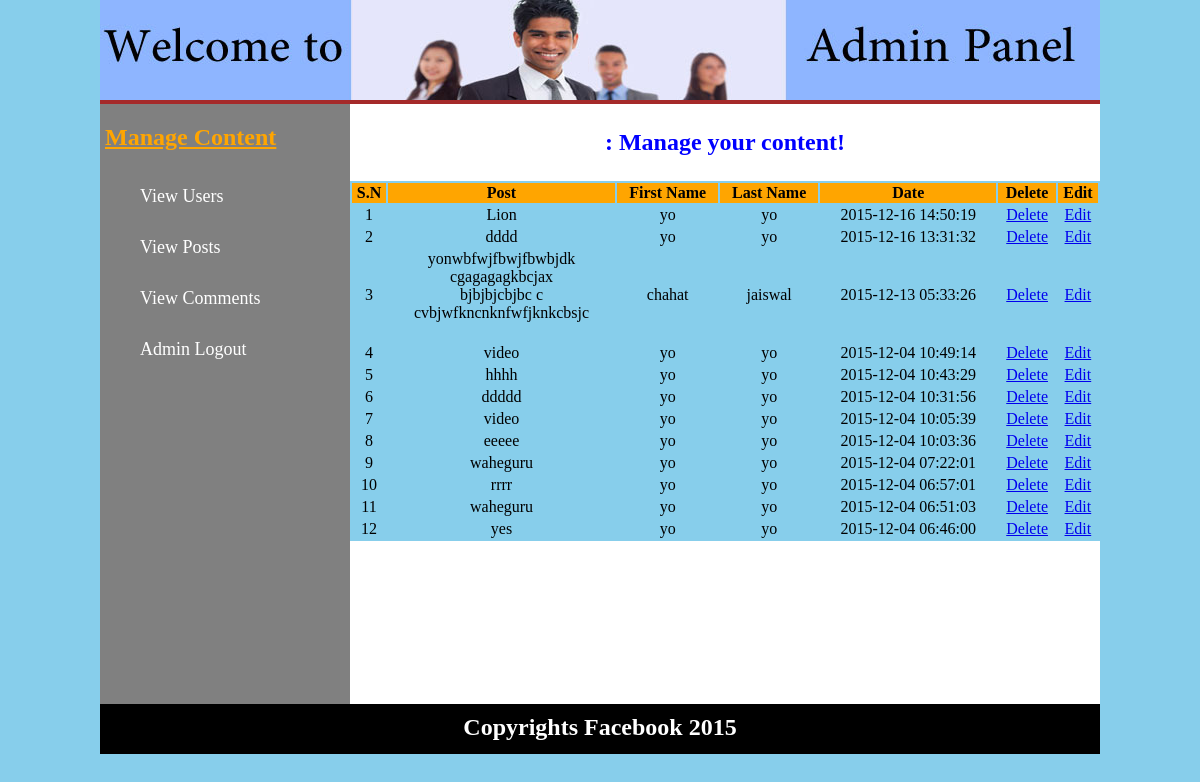
Screenshot of /admin/index.php?view_posts (signed in) with the database file from the repository.
### tables this page shows
CREATE TABLE IF NOT EXISTS `user` (
  `user_id` int(11) NOT NULL,
  `first_name` varchar(100) NOT NULL,
  `last_name` varchar(100) NOT NULL,
  `user_email` varchar(100) NOT NULL,
  `user_pass` varchar(255) NOT NULL,
  `user_country` varchar(100) NOT NULL,
  `birthday` date NOT NULL,
  `user_gender` varchar(100) NOT NULL,
  `user_image` text NOT NULL,
  `register_date` timestamp NOT NULL DEFAULT CURRENT_TIMESTAMP ON UPDATE CURRENT_TIMESTAMP,
  `last_login` timestamp NOT NULL DEFAULT CURRENT_TIMESTAMP,
  `status` text NOT NULL,
  `posts` text NOT NULL,
  `passreset` int(11) NOT NULL
);

CREATE TABLE IF NOT EXISTS `posts` (
  `post_id` int(11) NOT NULL,
  `user_id` int(11) NOT NULL,
  `post_body` text NOT NULL,
  `image_name` text NOT NULL,
  `video_name` varchar(255) NOT NULL,
  `video_url` varchar(255) NOT NULL,
  `post_date` timestamp NOT NULL DEFAULT CURRENT_TIMESTAMP ON UPDATE CURRENT_TIMESTAMP
);

### admin/includes/view_posts.php (the view, shortened to what this page needs)
<table align="center" width="750" bgcolor="skyblue">
		<tr bgcolor="orange" border="1">
			<th>S.N</th>
			<th>Post</th>
			<th>First Name</th>
			<th>Last Name</th>
			<th>Date</th>
			<th>Delete</th>
			<th>Edit</th>
		</tr>
		<?php
		include("includes/connection.php");
		$sel_posts = "select * from posts ORDER by 1 DESC";
		$run_posts = mysqli_query($con,$sel_posts);
		$i=0;
		while($row_posts = mysqli_fetch_array($run_posts)){
			$post_id = $row_posts['post_id'];
			$user_id = $row_posts['user_id'];
			$post_body = $row_posts['post_body'];
			$post_date = $row_posts['post_date'];
			$i++;
			$sel_user = "select * from user where user_id='$user_id'";
			$run_user= mysqli_query($con,$sel_user);
			while($row_users= mysqli_fetch_array($run_user)){
			$first_name = $row_users['first_name'];
			$last_name = $row_users['last_name'];
		?>
		<tr align="center">
			<td><?php echo $i; ?></td>
			<td><?php echo $post_body; ?></td>
			<td><?php echo $first_name; ?></td>
			<td><?php echo $last_name; ?></td>
			<td><?php echo $post_date; ?></td>
			<td><a href="index.php?view_posts&delete=<?php echo $post_id;?>">Delete</a></td>
			<td><a href="index.php?view_posts&edit=<?php echo $post_id;?>">Edit</a></td>
		</tr>
		<?php } }?>
</table>

### admin/admin_style.css (style rules this page uses)
body { padding: 0; margin:0; background: skyblue; }

### rows the page displays
posts: post_body "Lion", post_date "2015-12-16 14:50:19"
user: first_name "yo", last_name "yo"
posts: post_body "dddd", post_date "2015-12-16 13:31:32"
posts: post_body "yonwbfwjfbwjfbwbjdk cgagagagkbcjax bjbjbjcbjbc c cvbjwfkncnknfwfjknkcbsjc", post_date "2015-12-13 05:33:26"
user: first_name "chahat", last_name "jaiswal"
posts: post_body "video", post_date "2015-12-04 10:49:14"
posts: post_body "hhhh", post_date "2015-12-04 10:43:29"
posts: post_body "ddddd", post_date "2015-12-04 10:31:56"
posts: post_body "video", post_date "2015-12-04 10:05:39"
posts: post_body "eeeee", post_date "2015-12-04 10:03:36"
posts: post_body "waheguru", post_date "2015-12-04 07:22:01"
posts: post_body "rrrr", post_date "2015-12-04 06:57:01"
posts: post_body "waheguru", post_date "2015-12-04 06:51:03"
posts: post_body "yes", post_date "2015-12-04 06:46:00"
